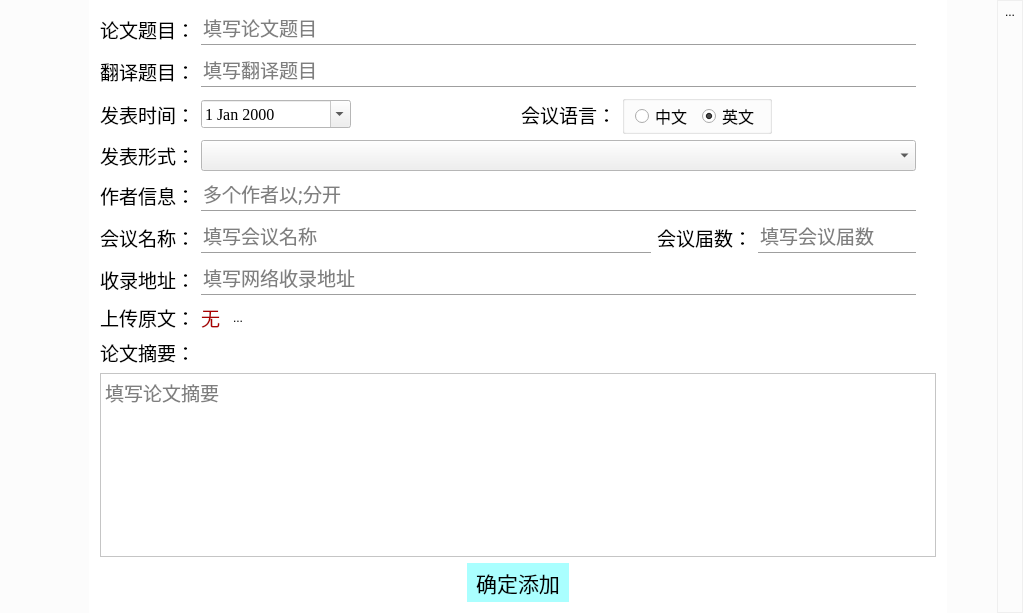
<?xml version="1.0" encoding="UTF-8"?>
<ui version="4.0">
 <class>AcademicConferenceInfo</class>
 <widget class="QDialog" name="AcademicConferenceInfo">
  <property name="geometry">
   <rect>
    <x>0</x>
    <y>0</y>
    <width>1023</width>
    <height>613</height>
   </rect>
  </property>
  <property name="palette">
   <palette>
    <active>
     <colorrole role="Base">
      <brush brushstyle="SolidPattern">
       <color alpha="255">
        <red>255</red>
        <green>255</green>
        <blue>255</blue>
       </color>
      </brush>
     </colorrole>
     <colorrole role="Window">
      <brush brushstyle="SolidPattern">
       <color alpha="50">
        <red>240</red>
        <green>240</green>
        <blue>240</blue>
       </color>
      </brush>
     </colorrole>
    </active>
    <inactive>
     <colorrole role="Base">
      <brush brushstyle="SolidPattern">
       <color alpha="255">
        <red>255</red>
        <green>255</green>
        <blue>255</blue>
       </color>
      </brush>
     </colorrole>
     <colorrole role="Window">
      <brush brushstyle="SolidPattern">
       <color alpha="50">
        <red>240</red>
        <green>240</green>
        <blue>240</blue>
       </color>
      </brush>
     </colorrole>
    </inactive>
    <disabled>
     <colorrole role="Base">
      <brush brushstyle="SolidPattern">
       <color alpha="50">
        <red>240</red>
        <green>240</green>
        <blue>240</blue>
       </color>
      </brush>
     </colorrole>
     <colorrole role="Window">
      <brush brushstyle="SolidPattern">
       <color alpha="50">
        <red>240</red>
        <green>240</green>
        <blue>240</blue>
       </color>
      </brush>
     </colorrole>
    </disabled>
   </palette>
  </property>
  <property name="windowTitle">
   <string>AcademicConferenceInfo</string>
  </property>
  <layout class="QHBoxLayout" name="horizontalLayout">
   <property name="spacing">
    <number>0</number>
   </property>
   <property name="leftMargin">
    <number>0</number>
   </property>
   <property name="topMargin">
    <number>0</number>
   </property>
   <property name="rightMargin">
    <number>0</number>
   </property>
   <property name="bottomMargin">
    <number>0</number>
   </property>
   <item>
    <spacer name="horizontalSpacer">
     <property name="orientation">
      <enum>Qt::Horizontal</enum>
     </property>
     <property name="sizeType">
      <enum>QSizePolicy::Fixed</enum>
     </property>
     <property name="sizeHint" stdset="0">
      <size>
       <width>89</width>
       <height>20</height>
      </size>
     </property>
    </spacer>
   </item>
   <item>
    <widget class="QScrollArea" name="scrollArea">
     <property name="palette">
      <palette>
       <active>
        <colorrole role="Base">
         <brush brushstyle="SolidPattern">
          <color alpha="255">
           <red>255</red>
           <green>255</green>
           <blue>255</blue>
          </color>
         </brush>
        </colorrole>
        <colorrole role="Window">
         <brush brushstyle="SolidPattern">
          <color alpha="255">
           <red>255</red>
           <green>255</green>
           <blue>255</blue>
          </color>
         </brush>
        </colorrole>
       </active>
       <inactive>
        <colorrole role="Base">
         <brush brushstyle="SolidPattern">
          <color alpha="255">
           <red>255</red>
           <green>255</green>
           <blue>255</blue>
          </color>
         </brush>
        </colorrole>
        <colorrole role="Window">
         <brush brushstyle="SolidPattern">
          <color alpha="255">
           <red>255</red>
           <green>255</green>
           <blue>255</blue>
          </color>
         </brush>
        </colorrole>
       </inactive>
       <disabled>
        <colorrole role="Base">
         <brush brushstyle="SolidPattern">
          <color alpha="255">
           <red>255</red>
           <green>255</green>
           <blue>255</blue>
          </color>
         </brush>
        </colorrole>
        <colorrole role="Window">
         <brush brushstyle="SolidPattern">
          <color alpha="255">
           <red>255</red>
           <green>255</green>
           <blue>255</blue>
          </color>
         </brush>
        </colorrole>
       </disabled>
      </palette>
     </property>
     <property name="frameShape">
      <enum>QFrame::NoFrame</enum>
     </property>
     <property name="widgetResizable">
      <bool>true</bool>
     </property>
     <widget class="QWidget" name="scrollAreaWidgetContents">
      <property name="geometry">
       <rect>
        <x>0</x>
        <y>0</y>
        <width>845</width>
        <height>613</height>
       </rect>
      </property>
      <layout class="QVBoxLayout" name="verticalLayout_2">
       <item>
        <layout class="QHBoxLayout" name="horizontalLayout_9">
         <item>
          <widget class="QLabel" name="label_7">
           <property name="font">
            <font>
             <family>楷体</family>
             <pointsize>14</pointsize>
            </font>
           </property>
           <property name="text">
            <string>论文题目：</string>
           </property>
          </widget>
         </item>
         <item>
          <layout class="QVBoxLayout" name="verticalLayout_5">
           <property name="spacing">
            <number>0</number>
           </property>
           <item>
            <widget class="QLineEdit" name="OriginalTitle">
             <property name="font">
              <font>
               <family>楷体</family>
               <pointsize>14</pointsize>
              </font>
             </property>
             <property name="frame">
              <bool>false</bool>
             </property>
             <property name="placeholderText">
              <string>填写论文题目</string>
             </property>
            </widget>
           </item>
           <item>
            <widget class="Line" name="line_3">
             <property name="orientation">
              <enum>Qt::Horizontal</enum>
             </property>
            </widget>
           </item>
          </layout>
         </item>
         <item>
          <spacer name="horizontalSpacer_11">
           <property name="orientation">
            <enum>Qt::Horizontal</enum>
           </property>
           <property name="sizeType">
            <enum>QSizePolicy::Fixed</enum>
           </property>
           <property name="sizeHint" stdset="0">
            <size>
             <width>20</width>
             <height>20</height>
            </size>
           </property>
          </spacer>
         </item>
        </layout>
       </item>
       <item>
        <layout class="QHBoxLayout" name="horizontalLayout_3">
         <item>
          <widget class="QLabel" name="label_3">
           <property name="font">
            <font>
             <family>楷体</family>
             <pointsize>14</pointsize>
            </font>
           </property>
           <property name="text">
            <string>翻译题目：</string>
           </property>
          </widget>
         </item>
         <item>
          <layout class="QVBoxLayout" name="verticalLayout">
           <property name="spacing">
            <number>0</number>
           </property>
           <item>
            <widget class="QLineEdit" name="TranslationTitle">
             <property name="font">
              <font>
               <family>楷体</family>
               <pointsize>14</pointsize>
              </font>
             </property>
             <property name="frame">
              <bool>false</bool>
             </property>
             <property name="placeholderText">
              <string>填写翻译题目</string>
             </property>
            </widget>
           </item>
           <item>
            <widget class="Line" name="line">
             <property name="orientation">
              <enum>Qt::Horizontal</enum>
             </property>
            </widget>
           </item>
          </layout>
         </item>
         <item>
          <spacer name="horizontalSpacer_4">
           <property name="orientation">
            <enum>Qt::Horizontal</enum>
           </property>
           <property name="sizeType">
            <enum>QSizePolicy::Fixed</enum>
           </property>
           <property name="sizeHint" stdset="0">
            <size>
             <width>20</width>
             <height>20</height>
            </size>
           </property>
          </spacer>
         </item>
        </layout>
       </item>
       <item>
        <layout class="QHBoxLayout" name="horizontalLayout_8">
         <item>
          <widget class="QLabel" name="label_6">
           <property name="font">
            <font>
             <family>楷体</family>
             <pointsize>14</pointsize>
            </font>
           </property>
           <property name="text">
            <string>发表时间：</string>
           </property>
          </widget>
         </item>
         <item>
          <widget class="QDateEdit" name="ReleaseTime">
           <property name="minimumSize">
            <size>
             <width>150</width>
             <height>0</height>
            </size>
           </property>
           <property name="font">
            <font>
             <family>Times New Roman</family>
             <pointsize>12</pointsize>
            </font>
           </property>
           <property name="calendarPopup">
            <bool>true</bool>
           </property>
          </widget>
         </item>
         <item>
          <spacer name="horizontalSpacer_18">
           <property name="orientation">
            <enum>Qt::Horizontal</enum>
           </property>
           <property name="sizeHint" stdset="0">
            <size>
             <width>40</width>
             <height>20</height>
            </size>
           </property>
          </spacer>
         </item>
         <item>
          <widget class="QLabel" name="label_18">
           <property name="font">
            <font>
             <family>楷体</family>
             <pointsize>14</pointsize>
            </font>
           </property>
           <property name="text">
            <string>会议语言：</string>
           </property>
          </widget>
         </item>
         <item>
          <widget class="QGroupBox" name="groupBox_2">
           <property name="font">
            <font>
             <family>楷体</family>
             <pointsize>10</pointsize>
            </font>
           </property>
           <property name="title">
            <string/>
           </property>
           <layout class="QHBoxLayout" name="horizontalLayout_7">
            <property name="spacing">
             <number>10</number>
            </property>
            <property name="leftMargin">
             <number>10</number>
            </property>
            <property name="topMargin">
             <number>0</number>
            </property>
            <property name="rightMargin">
             <number>10</number>
            </property>
            <property name="bottomMargin">
             <number>0</number>
            </property>
            <item>
             <widget class="QRadioButton" name="ConferenceLanguage_Chinese">
              <property name="font">
               <font>
                <family>楷体</family>
                <pointsize>12</pointsize>
               </font>
              </property>
              <property name="text">
               <string>中文</string>
              </property>
              <property name="checked">
               <bool>false</bool>
              </property>
             </widget>
            </item>
            <item>
             <widget class="QRadioButton" name="ConferenceLanguage_English">
              <property name="font">
               <font>
                <pointsize>12</pointsize>
               </font>
              </property>
              <property name="text">
               <string>英文</string>
              </property>
              <property name="checked">
               <bool>true</bool>
              </property>
             </widget>
            </item>
           </layout>
          </widget>
         </item>
         <item>
          <spacer name="horizontalSpacer_10">
           <property name="orientation">
            <enum>Qt::Horizontal</enum>
           </property>
           <property name="sizeType">
            <enum>QSizePolicy::Expanding</enum>
           </property>
           <property name="sizeHint" stdset="0">
            <size>
             <width>20</width>
             <height>20</height>
            </size>
           </property>
          </spacer>
         </item>
        </layout>
       </item>
       <item>
        <layout class="QHBoxLayout" name="horizontalLayout_16">
         <item>
          <widget class="QLabel" name="label_21">
           <property name="font">
            <font>
             <family>楷体</family>
             <pointsize>14</pointsize>
            </font>
           </property>
           <property name="text">
            <string>发表形式：</string>
           </property>
          </widget>
         </item>
         <item>
          <widget class="QComboBox" name="PublicationForm">
           <property name="sizePolicy">
            <sizepolicy hsizetype="Expanding" vsizetype="Fixed">
             <horstretch>0</horstretch>
             <verstretch>0</verstretch>
            </sizepolicy>
           </property>
           <property name="font">
            <font>
             <family>楷体</family>
             <pointsize>12</pointsize>
            </font>
           </property>
          </widget>
         </item>
         <item>
          <spacer name="horizontalSpacer_20">
           <property name="orientation">
            <enum>Qt::Horizontal</enum>
           </property>
           <property name="sizeType">
            <enum>QSizePolicy::Fixed</enum>
           </property>
           <property name="sizeHint" stdset="0">
            <size>
             <width>20</width>
             <height>20</height>
            </size>
           </property>
          </spacer>
         </item>
        </layout>
       </item>
       <item>
        <layout class="QHBoxLayout" name="horizontalLayout_15">
         <item>
          <widget class="QLabel" name="label_20">
           <property name="font">
            <font>
             <family>楷体</family>
             <pointsize>14</pointsize>
            </font>
           </property>
           <property name="text">
            <string>作者信息：</string>
           </property>
          </widget>
         </item>
         <item>
          <layout class="QVBoxLayout" name="verticalLayout_13">
           <property name="spacing">
            <number>0</number>
           </property>
           <item>
            <widget class="QLineEdit" name="Author">
             <property name="font">
              <font>
               <family>楷体</family>
               <pointsize>14</pointsize>
              </font>
             </property>
             <property name="frame">
              <bool>false</bool>
             </property>
             <property name="placeholderText">
              <string>多个作者以;分开</string>
             </property>
            </widget>
           </item>
           <item>
            <widget class="Line" name="line_11">
             <property name="orientation">
              <enum>Qt::Horizontal</enum>
             </property>
            </widget>
           </item>
          </layout>
         </item>
         <item>
          <spacer name="horizontalSpacer_19">
           <property name="orientation">
            <enum>Qt::Horizontal</enum>
           </property>
           <property name="sizeType">
            <enum>QSizePolicy::Fixed</enum>
           </property>
           <property name="sizeHint" stdset="0">
            <size>
             <width>20</width>
             <height>20</height>
            </size>
           </property>
          </spacer>
         </item>
        </layout>
       </item>
       <item>
        <layout class="QHBoxLayout" name="horizontalLayout_13">
         <item>
          <widget class="QLabel" name="label_15">
           <property name="font">
            <font>
             <family>楷体</family>
             <pointsize>14</pointsize>
            </font>
           </property>
           <property name="text">
            <string>会议名称：</string>
           </property>
          </widget>
         </item>
         <item>
          <layout class="QVBoxLayout" name="verticalLayout_9">
           <property name="spacing">
            <number>0</number>
           </property>
           <item>
            <widget class="QLineEdit" name="ConferenceName">
             <property name="minimumSize">
              <size>
               <width>450</width>
               <height>0</height>
              </size>
             </property>
             <property name="font">
              <font>
               <family>楷体</family>
               <pointsize>14</pointsize>
              </font>
             </property>
             <property name="frame">
              <bool>false</bool>
             </property>
             <property name="placeholderText">
              <string>填写会议名称</string>
             </property>
            </widget>
           </item>
           <item>
            <widget class="Line" name="line_7">
             <property name="orientation">
              <enum>Qt::Horizontal</enum>
             </property>
            </widget>
           </item>
          </layout>
         </item>
         <item>
          <widget class="QLabel" name="label_19">
           <property name="font">
            <font>
             <family>楷体</family>
             <pointsize>14</pointsize>
            </font>
           </property>
           <property name="text">
            <string>会议届数：</string>
           </property>
          </widget>
         </item>
         <item>
          <layout class="QVBoxLayout" name="verticalLayout_12">
           <property name="spacing">
            <number>0</number>
           </property>
           <item>
            <widget class="QLineEdit" name="ConferenceSessionsNumber">
             <property name="maximumSize">
              <size>
               <width>16777215</width>
               <height>16777215</height>
              </size>
             </property>
             <property name="font">
              <font>
               <family>楷体</family>
               <pointsize>14</pointsize>
              </font>
             </property>
             <property name="frame">
              <bool>false</bool>
             </property>
             <property name="placeholderText">
              <string>填写会议届数</string>
             </property>
            </widget>
           </item>
           <item>
            <widget class="Line" name="line_10">
             <property name="orientation">
              <enum>Qt::Horizontal</enum>
             </property>
            </widget>
           </item>
          </layout>
         </item>
         <item>
          <spacer name="horizontalSpacer_16">
           <property name="orientation">
            <enum>Qt::Horizontal</enum>
           </property>
           <property name="sizeType">
            <enum>QSizePolicy::Fixed</enum>
           </property>
           <property name="sizeHint" stdset="0">
            <size>
             <width>20</width>
             <height>20</height>
            </size>
           </property>
          </spacer>
         </item>
        </layout>
       </item>
       <item>
        <layout class="QHBoxLayout" name="horizontalLayout_14">
         <item>
          <widget class="QLabel" name="label_17">
           <property name="font">
            <font>
             <family>楷体</family>
             <pointsize>14</pointsize>
            </font>
           </property>
           <property name="text">
            <string>收录地址：</string>
           </property>
          </widget>
         </item>
         <item>
          <layout class="QVBoxLayout" name="verticalLayout_11">
           <property name="spacing">
            <number>0</number>
           </property>
           <item>
            <widget class="QLineEdit" name="IndexedAddress">
             <property name="font">
              <font>
               <family>楷体</family>
               <pointsize>14</pointsize>
              </font>
             </property>
             <property name="frame">
              <bool>false</bool>
             </property>
             <property name="placeholderText">
              <string>填写网络收录地址</string>
             </property>
            </widget>
           </item>
           <item>
            <widget class="Line" name="line_9">
             <property name="orientation">
              <enum>Qt::Horizontal</enum>
             </property>
            </widget>
           </item>
          </layout>
         </item>
         <item>
          <spacer name="horizontalSpacer_17">
           <property name="orientation">
            <enum>Qt::Horizontal</enum>
           </property>
           <property name="sizeType">
            <enum>QSizePolicy::Fixed</enum>
           </property>
           <property name="sizeHint" stdset="0">
            <size>
             <width>20</width>
             <height>20</height>
            </size>
           </property>
          </spacer>
         </item>
        </layout>
       </item>
       <item>
        <layout class="QHBoxLayout" name="horizontalLayout_4">
         <item>
          <widget class="QLabel" name="label_5">
           <property name="font">
            <font>
             <family>楷体</family>
             <pointsize>14</pointsize>
            </font>
           </property>
           <property name="text">
            <string>上传原文：</string>
           </property>
          </widget>
         </item>
         <item>
          <widget class="QLabel" name="ServerFileAddress">
           <property name="maximumSize">
            <size>
             <width>800</width>
             <height>16777215</height>
            </size>
           </property>
           <property name="palette">
            <palette>
             <active>
              <colorrole role="WindowText">
               <brush brushstyle="SolidPattern">
                <color alpha="255">
                 <red>170</red>
                 <green>0</green>
                 <blue>0</blue>
                </color>
               </brush>
              </colorrole>
             </active>
             <inactive>
              <colorrole role="WindowText">
               <brush brushstyle="SolidPattern">
                <color alpha="255">
                 <red>170</red>
                 <green>0</green>
                 <blue>0</blue>
                </color>
               </brush>
              </colorrole>
             </inactive>
             <disabled>
              <colorrole role="WindowText">
               <brush brushstyle="SolidPattern">
                <color alpha="255">
                 <red>120</red>
                 <green>120</green>
                 <blue>120</blue>
                </color>
               </brush>
              </colorrole>
             </disabled>
            </palette>
           </property>
           <property name="font">
            <font>
             <family>楷体</family>
             <pointsize>14</pointsize>
            </font>
           </property>
           <property name="text">
            <string>无</string>
           </property>
          </widget>
         </item>
         <item>
          <widget class="QToolButton" name="FileBrower">
           <property name="text">
            <string>...</string>
           </property>
           <property name="icon">
            <iconset resource="../../../UrielQtFramework.qrc">
             <normaloff>:/Mainwindow/Resources/UrielQtFramework/edits.png</normaloff>:/Mainwindow/Resources/UrielQtFramework/edits.png</iconset>
           </property>
           <property name="autoRaise">
            <bool>true</bool>
           </property>
          </widget>
         </item>
         <item>
          <spacer name="horizontalSpacer_5">
           <property name="orientation">
            <enum>Qt::Horizontal</enum>
           </property>
           <property name="sizeHint" stdset="0">
            <size>
             <width>40</width>
             <height>20</height>
            </size>
           </property>
          </spacer>
         </item>
        </layout>
       </item>
       <item>
        <layout class="QHBoxLayout" name="horizontalLayout_5">
         <item>
          <widget class="QLabel" name="label_4">
           <property name="font">
            <font>
             <family>楷体</family>
             <pointsize>14</pointsize>
            </font>
           </property>
           <property name="text">
            <string>论文摘要：</string>
           </property>
          </widget>
         </item>
         <item>
          <spacer name="horizontalSpacer_6">
           <property name="orientation">
            <enum>Qt::Horizontal</enum>
           </property>
           <property name="sizeHint" stdset="0">
            <size>
             <width>40</width>
             <height>20</height>
            </size>
           </property>
          </spacer>
         </item>
        </layout>
       </item>
       <item>
        <widget class="QPlainTextEdit" name="Abstract">
         <property name="font">
          <font>
           <family>楷体</family>
           <pointsize>14</pointsize>
          </font>
         </property>
         <property name="frameShape">
          <enum>QFrame::StyledPanel</enum>
         </property>
         <property name="placeholderText">
          <string>填写论文摘要</string>
         </property>
        </widget>
       </item>
       <item>
        <layout class="QHBoxLayout" name="horizontalLayout_6">
         <item>
          <spacer name="horizontalSpacer_7">
           <property name="orientation">
            <enum>Qt::Horizontal</enum>
           </property>
           <property name="sizeHint" stdset="0">
            <size>
             <width>37</width>
             <height>17</height>
            </size>
           </property>
          </spacer>
         </item>
         <item>
          <widget class="QToolButton" name="ConfirmBtn">
           <property name="palette">
            <palette>
             <active>
              <colorrole role="Button">
               <brush brushstyle="SolidPattern">
                <color alpha="255">
                 <red>170</red>
                 <green>255</green>
                 <blue>255</blue>
                </color>
               </brush>
              </colorrole>
             </active>
             <inactive>
              <colorrole role="Button">
               <brush brushstyle="SolidPattern">
                <color alpha="255">
                 <red>170</red>
                 <green>255</green>
                 <blue>255</blue>
                </color>
               </brush>
              </colorrole>
             </inactive>
             <disabled>
              <colorrole role="Button">
               <brush brushstyle="SolidPattern">
                <color alpha="255">
                 <red>170</red>
                 <green>255</green>
                 <blue>255</blue>
                </color>
               </brush>
              </colorrole>
             </disabled>
            </palette>
           </property>
           <property name="font">
            <font>
             <family>楷体</family>
             <pointsize>16</pointsize>
            </font>
           </property>
           <property name="autoFillBackground">
            <bool>true</bool>
           </property>
           <property name="text">
            <string>确定添加</string>
           </property>
           <property name="autoRaise">
            <bool>true</bool>
           </property>
          </widget>
         </item>
         <item>
          <spacer name="horizontalSpacer_8">
           <property name="orientation">
            <enum>Qt::Horizontal</enum>
           </property>
           <property name="sizeHint" stdset="0">
            <size>
             <width>37</width>
             <height>17</height>
            </size>
           </property>
          </spacer>
         </item>
        </layout>
       </item>
      </layout>
     </widget>
    </widget>
   </item>
   <item>
    <spacer name="horizontalSpacer_2">
     <property name="orientation">
      <enum>Qt::Horizontal</enum>
     </property>
     <property name="sizeType">
      <enum>QSizePolicy::Fixed</enum>
     </property>
     <property name="sizeHint" stdset="0">
      <size>
       <width>50</width>
       <height>20</height>
      </size>
     </property>
    </spacer>
   </item>
   <item>
    <widget class="QFrame" name="frame">
     <property name="minimumSize">
      <size>
       <width>0</width>
       <height>0</height>
      </size>
     </property>
     <property name="frameShape">
      <enum>QFrame::StyledPanel</enum>
     </property>
     <property name="frameShadow">
      <enum>QFrame::Raised</enum>
     </property>
     <layout class="QVBoxLayout" name="verticalLayout_3">
      <property name="spacing">
       <number>0</number>
      </property>
      <property name="leftMargin">
       <number>0</number>
      </property>
      <property name="topMargin">
       <number>0</number>
      </property>
      <property name="rightMargin">
       <number>0</number>
      </property>
      <property name="bottomMargin">
       <number>0</number>
      </property>
      <item>
       <widget class="QToolButton" name="AppClose">
        <property name="text">
         <string>...</string>
        </property>
        <property name="icon">
         <iconset resource="../../../UrielQtFramework.qrc">
          <normaloff>:/Mainwindow/Resources/UrielQtFramework/close.png</normaloff>:/Mainwindow/Resources/UrielQtFramework/close.png</iconset>
        </property>
        <property name="iconSize">
         <size>
          <width>30</width>
          <height>30</height>
         </size>
        </property>
        <property name="autoRaise">
         <bool>true</bool>
        </property>
       </widget>
      </item>
      <item>
       <spacer name="verticalSpacer">
        <property name="orientation">
         <enum>Qt::Vertical</enum>
        </property>
        <property name="sizeHint" stdset="0">
         <size>
          <width>20</width>
          <height>572</height>
         </size>
        </property>
       </spacer>
      </item>
     </layout>
    </widget>
   </item>
  </layout>
 </widget>
 <layoutdefault spacing="6" margin="11"/>
 <resources>
  <include location="../../../UrielQtFramework.qrc"/>
 </resources>
 <connections/>
</ui>
